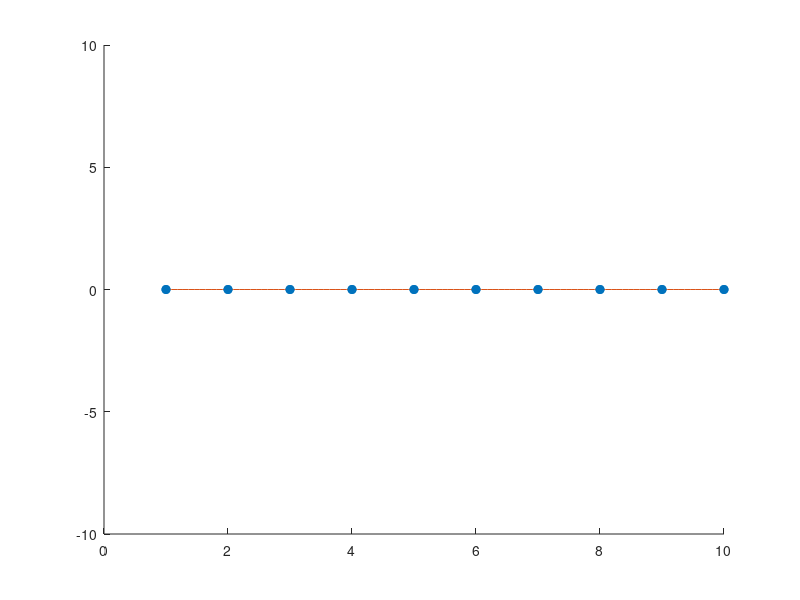

Reproduce this figure in MATLAB.
%% Create figure and give it callback functions
F = figure('NumberTitle', 'off'); set(F, 'Renderer', 'OpenGL');

% set(F, 'WindowButtonDownFcn', @MouseClick);
% set(F, 'WindowButtonMotionFcn', @MouseMove);
% set(F, 'WindowScrollWheelFcn', @MouseScroll);
% set(F, 'KeyPressFcn', @KeyPress );




% Plot a line and points
hold on; ylim([-10 10])
% points = [zeros(1,10); 1:10] 
points = struct("x", 1:10, "y", zeros(1,10));

xx = linspace(points.x(1), points.x(end), 100);
yy = spline(points.x, points.y, xx);
plot(points.x, points.y, "o", xx, yy)

scatter(points.x, points.y,'o','buttondownfcn',{@Mouse_Callback,'down'},'MarkerFaceColor','flat');


% Callback function for each point
function Mouse_Callback(hObj,~,action)
    persistent curobj xdata ydata ind 
    pos = get(gca,'CurrentPoint');
    switch action
      case 'down'
          curobj = hObj;
          xdata = get(hObj,'xdata');
          ydata = get(hObj,'ydata');
          [~,ind] = min(sum((xdata-pos(1)).^2+(ydata-pos(3)).^2,1));
          set(gcf,...
              'WindowButtonMotionFcn',  {@Mouse_Callback,'move'},...
              'WindowButtonUpFcn',      {@Mouse_Callback,'up'});
      case 'move'
          % vertical move
          ydata(ind) = pos(3);
          set(curobj,'ydata',ydata)
      case 'up'
          set(gcf,...
              'WindowButtonMotionFcn',  '',...
              'WindowButtonUpFcn',      '');
    end
end